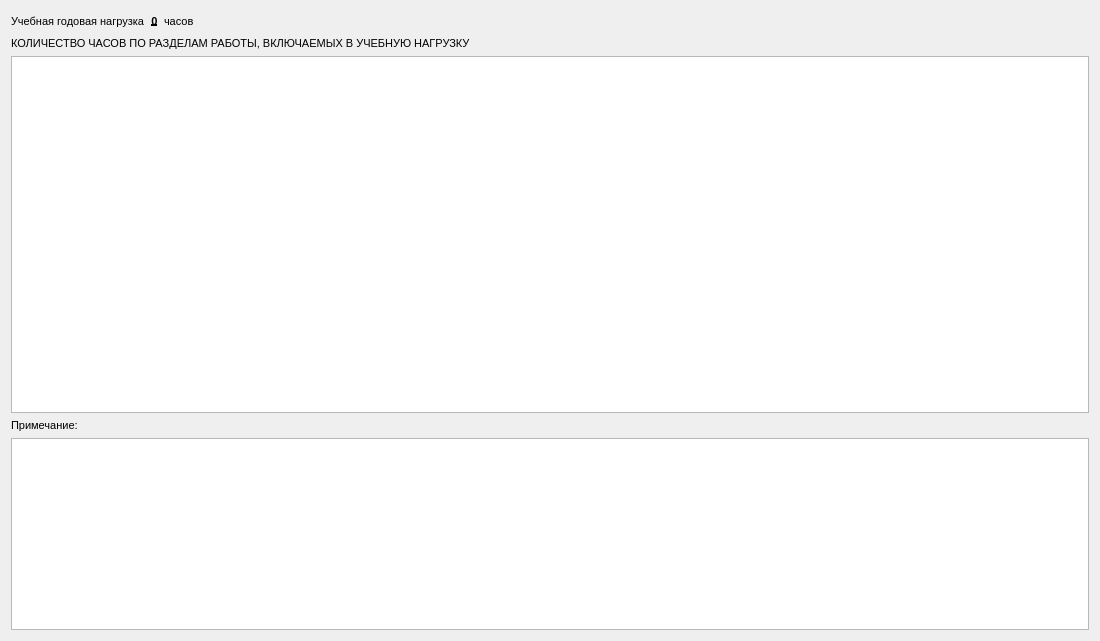
<?xml version="1.0" encoding="UTF-8"?>
<ui version="4.0">
 <class>EducationalWorkComplite</class>
 <widget class="QWidget" name="EducationalWorkComplite">
  <property name="geometry">
   <rect>
    <x>0</x>
    <y>0</y>
    <width>1100</width>
    <height>641</height>
   </rect>
  </property>
  <property name="font">
   <font>
    <pointsize>8</pointsize>
   </font>
  </property>
  <property name="windowTitle">
   <string>Form</string>
  </property>
  <layout class="QVBoxLayout" name="verticalLayout_2" stretch="0,0,1,0">
   <item>
    <layout class="QHBoxLayout" name="horizontalLayout">
     <item>
      <widget class="QLabel" name="label">
       <property name="text">
        <string>Учебная годовая нагрузка</string>
       </property>
      </widget>
     </item>
     <item>
      <widget class="QLabel" name="lbl_yearHours">
       <property name="font">
        <font>
         <pointsize>8</pointsize>
         <bold>true</bold>
         <underline>true</underline>
        </font>
       </property>
       <property name="text">
        <string>0</string>
       </property>
       <property name="alignment">
        <set>Qt::AlignCenter</set>
       </property>
      </widget>
     </item>
     <item>
      <widget class="QLabel" name="lbl_hourText">
       <property name="text">
        <string>часов</string>
       </property>
      </widget>
     </item>
     <item>
      <spacer name="horizontalSpacer">
       <property name="orientation">
        <enum>Qt::Horizontal</enum>
       </property>
       <property name="sizeHint" stdset="0">
        <size>
         <width>40</width>
         <height>20</height>
        </size>
       </property>
      </spacer>
     </item>
    </layout>
   </item>
   <item>
    <widget class="QLabel" name="label_2">
     <property name="text">
      <string>КОЛИЧЕСТВО ЧАСОВ ПО РАЗДЕЛАМ РАБОТЫ, ВКЛЮЧАЕМЫХ В УЧЕБНУЮ НАГРУЗКУ</string>
     </property>
    </widget>
   </item>
   <item>
    <widget class="QTableWidget" name="tw_hours">
     <property name="editTriggers">
      <set>QAbstractItemView::NoEditTriggers</set>
     </property>
     <property name="selectionMode">
      <enum>QAbstractItemView::NoSelection</enum>
     </property>
    </widget>
   </item>
   <item>
    <layout class="QVBoxLayout" name="verticalLayout">
     <item>
      <widget class="QLabel" name="label_3">
       <property name="text">
        <string>Примечание:</string>
       </property>
      </widget>
     </item>
     <item>
      <widget class="QPlainTextEdit" name="text_comments"/>
     </item>
    </layout>
   </item>
  </layout>
 </widget>
 <resources/>
 <connections/>
</ui>
